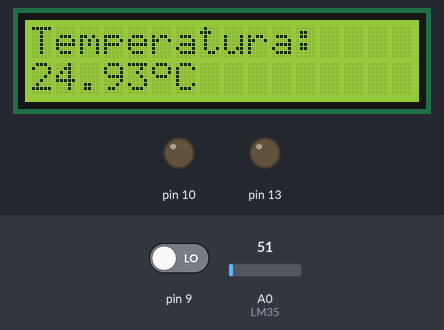
This sketch was run on a simulated Arduino Uno, built with avr-gcc and run on an emulated ATmega328P. Shown: 16×2 character LCD, output pins drawn as LEDs (lit = HIGH). The test bench sets the inputs (shaded band); at power-on: A0 (LM35) = 51, pin 9 LOW. What the sketch prints to the serial monitor is not drawn.

Above: at 1.2 s.
1.3 s: A0 (LM35) set to 56
At 2.5 s:
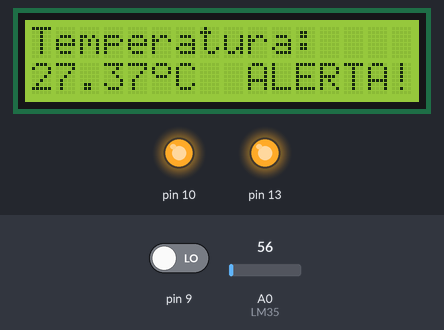
3.0 s: A0 (LM35) set to 15
At 4.0 s:
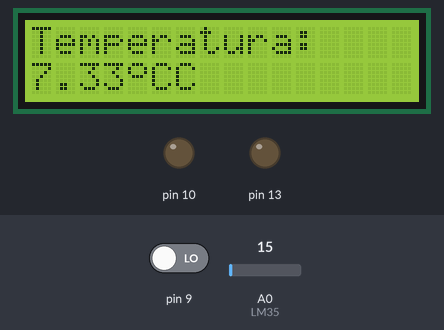
4.5 s: A0 (LM35) set to 18
At 5.5 s:
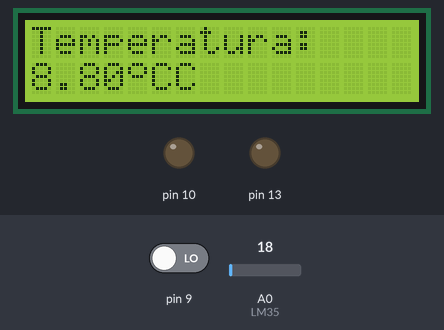
6.0 s: A0 (LM35) set to 22
At 7.0 s:
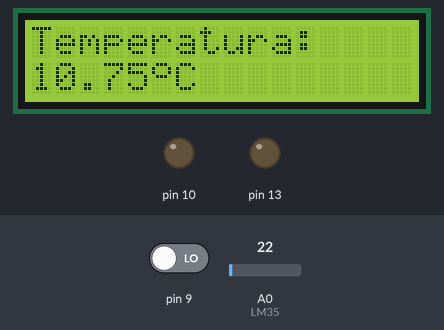
Timing chart, 0 to 8.6 s (numbered marks = the images above; inputs shaded):
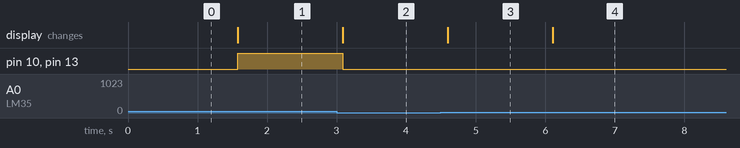

Measured:
- the behaviour switches between 51 and 52 on A0 (LM35) (found by bisection; images 0 and 1)
- the behaviour switches between 20 and 21 on A0 (LM35) (found by bisection; images 3 and 4)
- after the input at 1.3 s, pin 10, pin 13: LOW → HIGH after 0.28 s; the display: changes after 0.28 s (image 1)
- after the input at 3.0 s, pin 10, pin 13: HIGH → LOW after 0.09 s; the display: changes after 0.09 s (image 2)
- after the input at 4.5 s, the display: changes after 0.10 s (image 3)
- after the input at 6.0 s, the display: changes after 0.11 s (image 4)

The sketch:

sensor_temperatura.ino
```cpp
//Display LCD
#include <LiquidCrystal.h> //Inclui a biblioteca do LCD
LiquidCrystal lcd(12, 11, 5, 4, 3, 2); //Configura os pinos do Arduino para se comunicar com o LCD

//Sensor de temperatura usando o LM35
const int LM35 = A0; // Define o pino que lê a saída do LM35
float temperatura; // Variável que armazenará a temperatura medida

//Variáveis para acionar alarme sonoro e leitura do botão de cancelamento
int buzina = 0; //Alarme sonoro desligado
int botao = 0; //Inicializa a variável do botão de cancelamento do alarme

//Caractere especial "º"
byte grau[8]={
  B01110,
  B10001,
  B10001,
  B01110,
  B00000,
  B00000,
  B00000,
  B00000
};

//Função que será executada uma vez quando ligar ou resetar o Arduino
void setup() {
Serial.begin(9600); // inicializa a comunicação serial
//Saída para o alarme
pinMode(10, OUTPUT);
//Entrada do botão de cancelamento do alarme
pinMode(9, INPUT);
//Saída para o LED
pinMode(13, OUTPUT);
//Inicializa o Display LCD
lcd.begin(16, 2); //Inicia o LCD com dimensões 16x2(Colunas x Linhas)
lcd.setCursor(0, 0); //Posiciona o cursor na primeira coluna(0) e na primeira linha(0) do LCD
lcd.print("Temperatura:"); //Escreve no LCD "Olá Garagista!"
//Cria o caractere especial "º" na posição 0
lcd.createChar(1, grau);
}

//Função que será executada continuamente
void loop() {
//Converte a leitura analógica do sensor LM35 em temperatura (ºC)
temperatura = (float(analogRead(LM35))*5/(1023))/0.01;
//Saída para o terminal - apenas para debugar o código
Serial.print("Temperatura: ");
Serial.println(temperatura);
Serial.print("Botao: ");
Serial.println(botao);
Serial.print("Buzina: ");
Serial.println(buzina);
//Imprime a temperatura no Display LCD
lcd.setCursor(0, 1); //Posiciona o cursor na décima quarta coluna(13) e na segunda linha(1) do LCD
lcd.print(temperatura); //Escreve o valor atual da variável de contagem no LCD
lcd.write(1);
lcd.print("C");
//Código a ser executado com sobretemperatura
if (temperatura > 25) {
  //Imprime "ALERTA!" no LCD
  lcd.setCursor(9, 1);
  lcd.print("ALERTA!");
  //Aciona o LED
  digitalWrite(13, HIGH);
  //Faz a leitura do botão de cancelamento
  botao = digitalRead(9);
  //Se o botão foi presionado
  if (botao == 1) {
    buzina = 2;
  }
  //Se a buzina ainda não foi acionada
  if (buzina == 0) {
    buzina = 1;
  }
  //Ativar a buzina
  if (buzina == 1) {
    digitalWrite(10, HIGH);
  //Desativar a buzina
  } else {
    digitalWrite(10, LOW);
  }
//Temperatura na faixa normal de operação
} else {
  //Desativar a buzina
  digitalWrite(10, LOW);
  //Apaga o LED
  digitalWrite(13, LOW);
  //Zerar variável da buzina
  buzina = 0;
  //Apagar "ALERTA!" do LCD
  lcd.setCursor(9, 1);
  lcd.print("        ");
}

delay(500);
}
```
